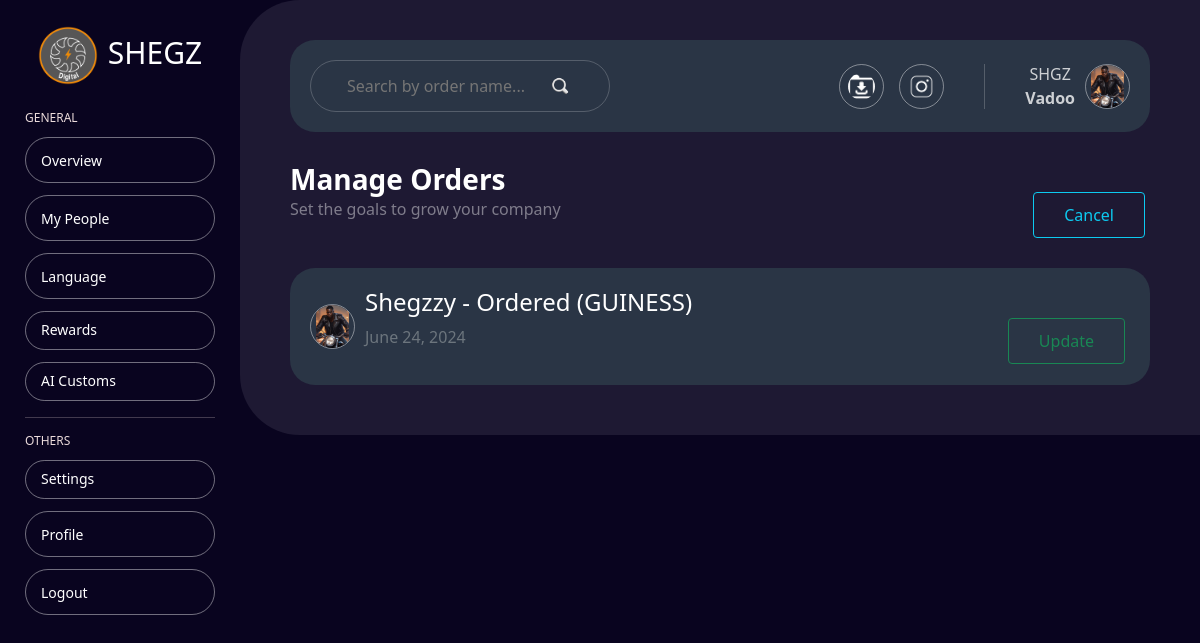
The app's page /order/299/, older data.
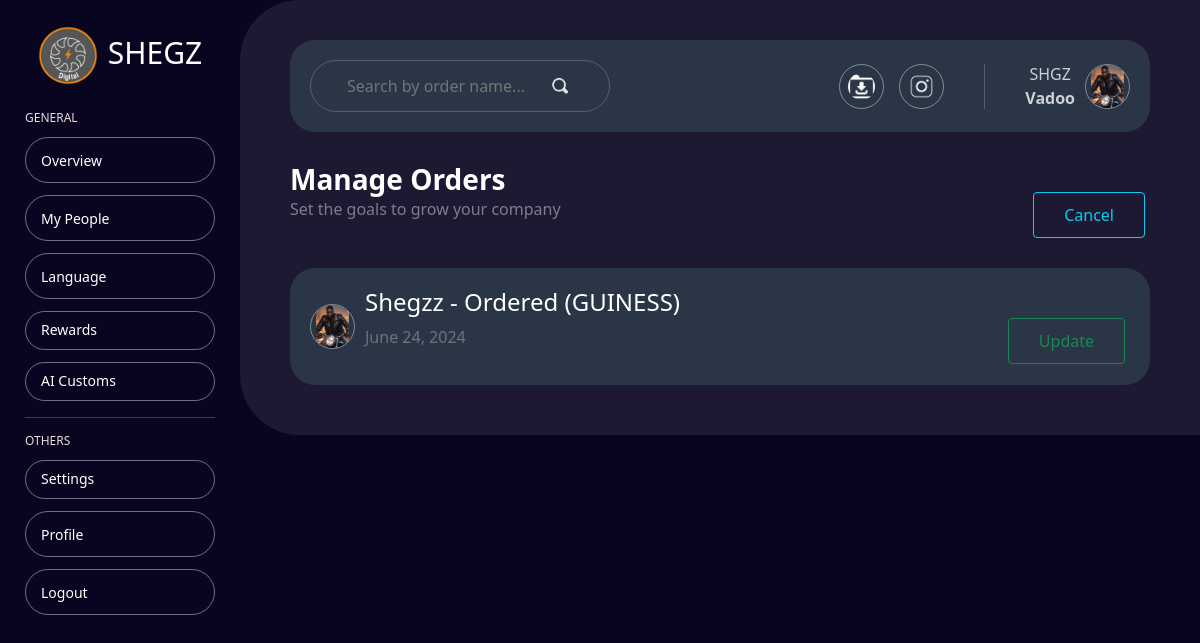
The same page, newer data.
### jquery_ajax_app/models.py (models this page shows, shortened)
class Post(models.Model):
    name = models.CharField(max_length=100)
    drink = models.CharField(max_length=100)
    image = models.ImageField(default='default.jpg', upload_to='profile_pics')
    date_posted = models.DateTimeField(default=timezone.now)

### jquery_ajax_app/views.py (the view)
# urls.py: path('order/<int:pk>/', PostDetailView.as_view(), name='order-detail'),
class PostDetailView(DetailView):
    model = Post

### jquery_ajax_app/templates/jquery_ajax_app/post_detail.html (shortened to what this page needs)
{% extends 'jquery_ajax_app/base.html' %}
{% load static %}
{% block content %}
    <div class="main-background">
        <div class="search-nav">
            <div class="search-box">
                <input type="text" placeholder="Search by order name...">
                <img src="{% static 'jquery_ajax_app/img/search-icon.png' %}" alt="search-icon">
            </div>
            <div class="profile-settings">
                <div class="online-links">
                    <img src="{% static 'jquery_ajax_app/img/download.webp' %}" alt="download">
                    <img src="{% static 'jquery_ajax_app/img/instagram.png' %}" alt="instagram">
                </div>
                <div class="profile">
                    <div>
                        <p>SHGZ</p>
                        <p> <strong>Vadoo</strong> </p>
                    </div>
                    <img src="{{ object.image.url }}" alt="profile">
                </div>
            </div>
        </div>
        <div class="manage-task">
            <div class="maange-task-text">
                <h3>Manage Orders</h3>
                <p>Set the goals to grow your company</p>
            </div>
            <div class="from-group">
                <a href="{% url 'home' %}" class="btn btn-outline-info send">Cancel</a>
            </div>
        </div>
        <div class="search-nav">
            <div class="post">
                <img src="{{ object.image.url }}" alt="post">
                <div class="post-text">
                    <h4>{{ post.name }} - Ordered ({{ post.drink }})</h4>
                    <p class="text-muted">{{ post.date_posted|date:"F d, Y" }}</p>
                </div>
            </div>
            <div>
                <a href="{% url 'update-order' object.id %}" class="btn btn-outline-success send">Update</a>
            </div>
        </div>
    </div>
{% endblock %}

### jquery_ajax_app/templates/jquery_ajax_app/base.html (shortened to what this page needs)
{% load static %}
<!DOCTYPE html>
<html lang="en">
<head>
    <link rel="stylesheet" href="{% static 'jquery_ajax_app/css/style.css' %}">
    <link href="https://cdn.jsdelivr.net/npm/bootstrap@5.0.2/dist/css/bootstrap.min.css" rel="stylesheet">
    <link href="https://cdn.jsdelivr.net/npm/select2@4.1.0-rc.0/dist/css/select2.min.css" rel="stylesheet" />
</head>
<body>
    <div class="background">
        <nav>
            <a href="{% url 'home' %}" class="logo-display">
                <img src="{% static 'jquery_ajax_app/img/logo.png' %}" alt="logo">
                <p class="logo-text">SHEGZ</p>
            </a>
            <h6>GENERAL</h6>
            <div class="nav-list">
                <a href="{% url 'home' %}">Overview</a>
            </div>
            <div class="nav-list">
                <a href="{% url 'person_add' %}">My People</a>
            </div>
            <div class="nav-list">
                <a href="{% url 'language' %}">Language</a>
            </div>
            <div class="nav-list hide">
                <h5>Rewards</h5>
            </div>
            <div class="nav-list hide">
                <h5>AI Customs</h5>
            </div>
            <hr class="hide">
            <h6 class="hide">
                OTHERS
            </h6>
            <div class="nav-list hide">
                <h5>Settings</h5>
            </div>
            <div class="nav-list">
                <a href="{% url 'profile' %}">Profile</a>
            </div>
            <div class="nav-list">
                <a href="{% url 'logout' %}">Logout</a>
            </div>
        </nav>
    </div>
    <div>
        {% block content %}
        {% endblock %}
    </div>
</body>
</html>

Row changes from the older to the newer data that the page shows:
changed Post "GUINESS": name "Shegzzy" → "Shegzz"
